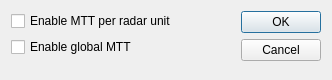
<?xml version="1.0" encoding="UTF-8"?>
<ui version="4.0">
 <class>mttsettingsdialog</class>
 <widget class="QDialog" name="mttsettingsdialog">
  <property name="geometry">
   <rect>
    <x>0</x>
    <y>0</y>
    <width>332</width>
    <height>80</height>
   </rect>
  </property>
  <property name="windowTitle">
   <string>MTT settings</string>
  </property>
  <layout class="QGridLayout" name="gridLayout">
   <item row="5" column="0">
    <spacer name="verticalSpacer">
     <property name="orientation">
      <enum>Qt::Vertical</enum>
     </property>
     <property name="sizeHint" stdset="0">
      <size>
       <width>20</width>
       <height>40</height>
      </size>
     </property>
    </spacer>
   </item>
   <item row="0" column="0" rowspan="2">
    <widget class="QCheckBox" name="mttPerSingleRadarUnitCheckBox">
     <property name="text">
      <string>Enable MTT per radar unit</string>
     </property>
    </widget>
   </item>
   <item row="2" column="0">
    <widget class="QCheckBox" name="mttGlobalCheckBox">
     <property name="text">
      <string>Enable global MTT</string>
     </property>
    </widget>
   </item>
   <item row="0" column="1" rowspan="6">
    <widget class="QDialogButtonBox" name="buttonBox">
     <property name="orientation">
      <enum>Qt::Vertical</enum>
     </property>
     <property name="standardButtons">
      <set>QDialogButtonBox::Cancel|QDialogButtonBox::Ok</set>
     </property>
    </widget>
   </item>
  </layout>
 </widget>
 <resources/>
 <connections>
  <connection>
   <sender>buttonBox</sender>
   <signal>accepted()</signal>
   <receiver>mttsettingsdialog</receiver>
   <slot>accept()</slot>
   <hints>
    <hint type="sourcelabel">
     <x>248</x>
     <y>254</y>
    </hint>
    <hint type="destinationlabel">
     <x>157</x>
     <y>274</y>
    </hint>
   </hints>
  </connection>
  <connection>
   <sender>buttonBox</sender>
   <signal>rejected()</signal>
   <receiver>mttsettingsdialog</receiver>
   <slot>reject()</slot>
   <hints>
    <hint type="sourcelabel">
     <x>316</x>
     <y>260</y>
    </hint>
    <hint type="destinationlabel">
     <x>286</x>
     <y>274</y>
    </hint>
   </hints>
  </connection>
 </connections>
</ui>
